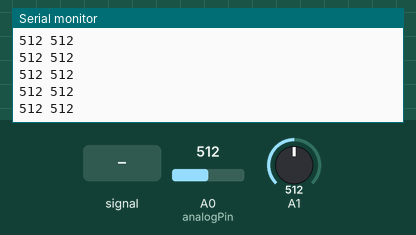
Recording of a sketch running on a simulated Arduino Uno, built with avr-gcc and run on an emulated ATmega328P. Shown: the last lines printed to the serial monitor. The test bench sets the inputs (shaded band); at power-on: A0 (analogPin) = 512, A1 = 512.

Above: at 0.8 s.
0.9 s: A0 (analogPin) fed a 200 Hz sine of ±81 counts around its level
At 1.7 s:
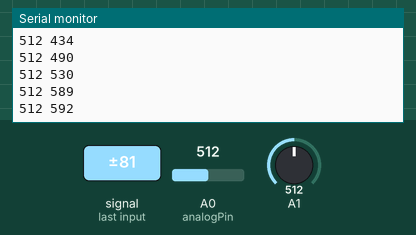
3.9 s: A1 fed a 200 Hz sine of ±81 counts around its level
5.4 s: A0 (analogPin) set to 716
At 6.5 s:
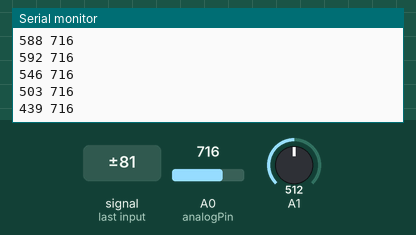
6.9 s: A1 set to 716
At 7.5 s:
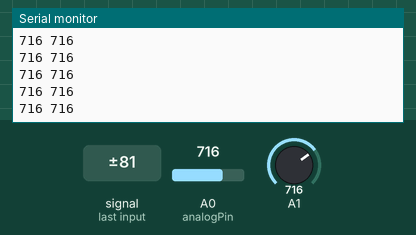
8.4 s: A0 (analogPin) fed a 1000 Hz sine of ±255 counts around its level
9.9 s: A1 fed a 1000 Hz sine of ±255 counts around its level
Timing chart, 0 to 12.4 s (numbered marks = the images above; inputs shaded):
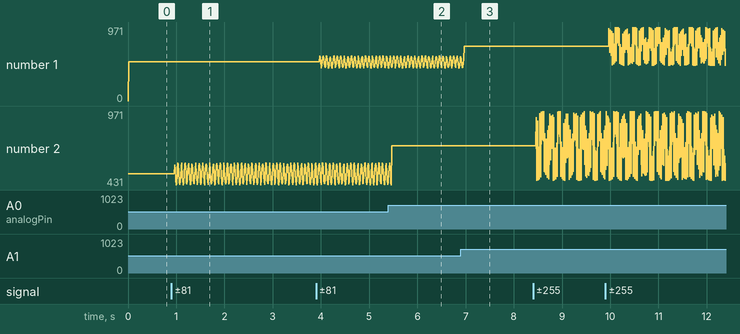

Measured:
- after the input at 0.9 s, the serial monitor: prints a new line after 0.07 s (image 1)
- plotted number 2: 512 → 554 after the input at 0.9 s

The sketch:

lineSensor.ino
```cpp
// библиотека для работы с портами ввода-вывода
#include <avr/io.h>
// библиотека тактовой частоты
#define F_CRU 16000000UL // 16 MHz
// библиотека для работы с прерываниями
#include <avr/interrupt.h>

//volatile - супер глобальная переменная
volatile int sensRight = 0;
volatile int sensLeft = 0;
volatile int analogPin = A0;
//переменная для пропускания одного считывания
volatile bool trueValue = false;

//функция, запускающаяся при АЦП, код внутри запускается при прирывании,который поменяет значение переменных
ISR(ADC_vect)
{
  if (trueValue)
  {
    if (analogPin == A0) {
      ADMUX |= (1 << MUX0);
      analogPin = A1;
      sensRight = ADCW;
    } else {
      ADMUX &= ~(1 << MUX0);
      analogPin = A0;
      sensLeft = ADCW;
    }
    trueValue = false;
  } else {
   trueValue = true; //Первый раз пропускает считывание
  }

}

int main()
{
  //запрещает любые прерывания, в этом участке кода
  cli();

  //разрешаем АЦП, запуск преобразования, запуск неприрывных преобразований, разрешаем прерывание от АЦП
  ADCSRA = (1 << ADEN) | (1 << ADSC) | (1 << ADATE) | (1 << ADIE);

  //тактовую частоту мк делим на 128, частота ацп = 16МГц/128 = 125 KГц (16МГц - частота контроллера)
  ADCSRA |= (1 << ADPS1) | (1 << ADPS0) | (1 << ADPS2);

  //ОПОРНОЕ НАПРЯЖЕНИЕ - НАПРЯЖЕНИЕ ПИТАНИЯ AVCC
  ADMUX = (1 << REFS0);

  // заканчивается кусок с запретом прерываний
  sei();

  Serial.begin(9600);

  while (true)
  {
    //передаём данные в порт, в бесконечном цикле, для постоянного получения значений
    Serial.print(sensLeft);
    Serial.print(" ");
    Serial.println(sensRight);
  }
}
```
